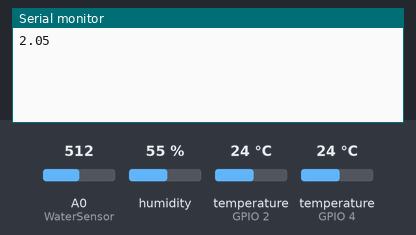
Bench run of a sketch on a simulated ESP8266 (NodeMCU). Shown: the last lines printed to the serial monitor. The inputs (shaded band) are chosen by the test bench; at power-on: A0 (WaterSensor) = 512, humidity 55 %, temperature (sensors on GPIO 2, GPIO 4) 24 °C. WiFi joins after 1.5 s; servers stay silent unless stated.

Above: at 3.0 s.
3.1 s: A0 (WaterSensor) set to 716
At 4.4 s:
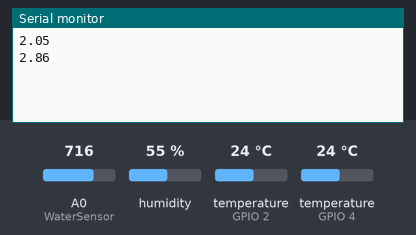
4.6 s: A0 (WaterSensor) set to 992
At 5.6 s:
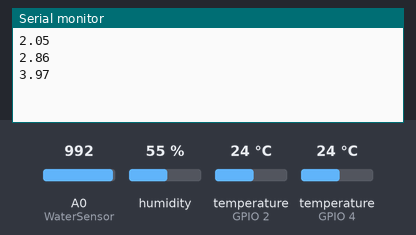
Timing chart, 0 to 7.6 s (numbered marks = the images above; inputs shaded):
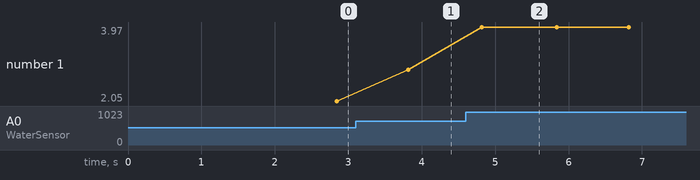

The sketch:

plant.ino
```cpp
// (licence header left out)
/* Comment this out to disable prints and save space */
#define BLYNK_PRINT Serial

#include <Arduino.h>
#include <ESP8266WiFi.h>
#include <BlynkSimpleEsp8266.h>
#include <DHT.h> //Library for Humidity Sensor
#include <OneWire.h> // Library for DS18B20 - Temperature Sensor
#include <DallasTemperature.h> // Library for DS18B20 - Temperature Sensor

// You should get Auth Token in the Blynk App.
// Go to the Project Settings (nut icon).
char auth[] = "STqyq8Gn9rDiIS6ofa3wQdCn_wYoP9xq";

// Your WiFi credentials.
// Set password to "" for open networks.
char ssid[] = "UniKL JPE";
char pass[] = "";

#define DHTPIN 2          // Digital Pin 4 - for Humidity Sensors
#define DHTTYPE DHT11     // DHT 11

const int pin = 4;

OneWire oneWire(pin); // Digital Pin 2 - For Temperature Sensors
DallasTemperature sensors(&oneWire); // encapsulate temp.Reading to object, sensors
DHT dht(DHTPIN, DHTTYPE); // Declare DHT11 for pin type
float temp = 0; //Initial Temperature
BlynkTimer timer;

// for water level sensors
#define WaterSensor A0 // Water Level Sensors - Analog Pin 0
int SensorValue = 0; // Initial Value of Water Level Sensor
float WaterHeight = 0; // Initial Value of Water Level in Tank
float SensorVoltage = 0;
int MaxValue = 1000; // max=1023
float SensorHeight = 4.0;

// This function sends Arduino's up time every second to Virtual Pin (5).
// In the app, Widget's reading frequency should be set to PUSH. This means
// Method for DHT11 - Temperature Sensor
void sendSensor()
{
  float h = dht.readHumidity();
  float t = dht.readTemperature(); // or dht.readTemperature(true) for Fahrenheit
  // float percent = h / * 100;

  if (isnan(h) || isnan(t)) {
    Serial.println("Failed to read from DHT sensor!");
    Serial.println(h);
    Serial.println(t);
    return;
  }
  // You can send any value at any time.
  // Please don't send more that 10 values per second.
  Blynk.virtualWrite(V5, h);
  Blynk.virtualWrite(V6, t);
}

// Method for Water Level Sensor
void getSendData(){
  SensorValue = analogRead(WaterSensor);
  WaterHeight = SensorValue * SensorHeight / MaxValue;
  Serial.println(WaterHeight);
  Blynk.virtualWrite(V7, WaterHeight);

  }

// Method for Temperature Sensor
void sendTemps(){

  sensors.requestTemperatures();
  temp = sensors.getTempCByIndex(0);
  //Serial.println(String("Temperature= )"+temp1+ String(" C"));
  Blynk.virtualWrite(V8, temp);
  }

void setup()
{
  // Debug console
  Serial.begin(115200);
  Blynk.begin(auth, ssid, pass);
  pinMode(DHTPIN, OUTPUT);

  dht.begin(); // Beginning operation method for Humidity Sensor
  sensors.begin(); // Beginning operation method for Temperature Sensor

  // Setup a function to be called every second
  timer.setInterval(1000L, sendSensor);
  timer.setInterval(1000L, getSendData);
  timer.setInterval(1000L, sendTemps);
}

void loop()
{
  Blynk.run();
  timer.run();
}
```

Measured:
- after the input at 3.1 s, the serial monitor: prints a new line after 0.72 s (image 1)
- after the input at 4.6 s, the serial monitor: prints a new line after 0.22 s (image 2)
- plotted number 1: 2.05 → 2.86 after the input at 3.1 s, 2.86 → 3.97 after the input at 4.6 s
